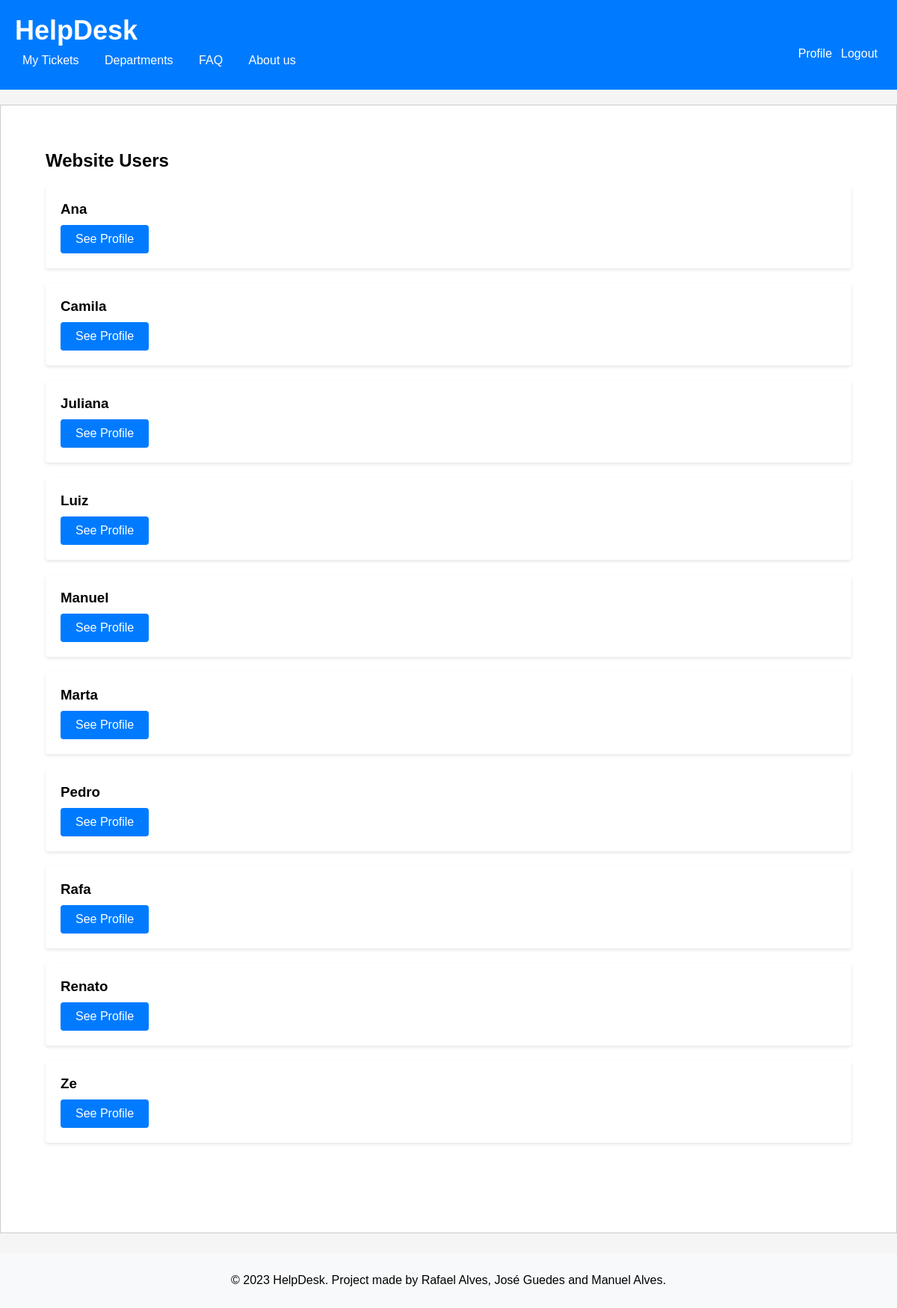
Before: /pages/users.php with the older database file.
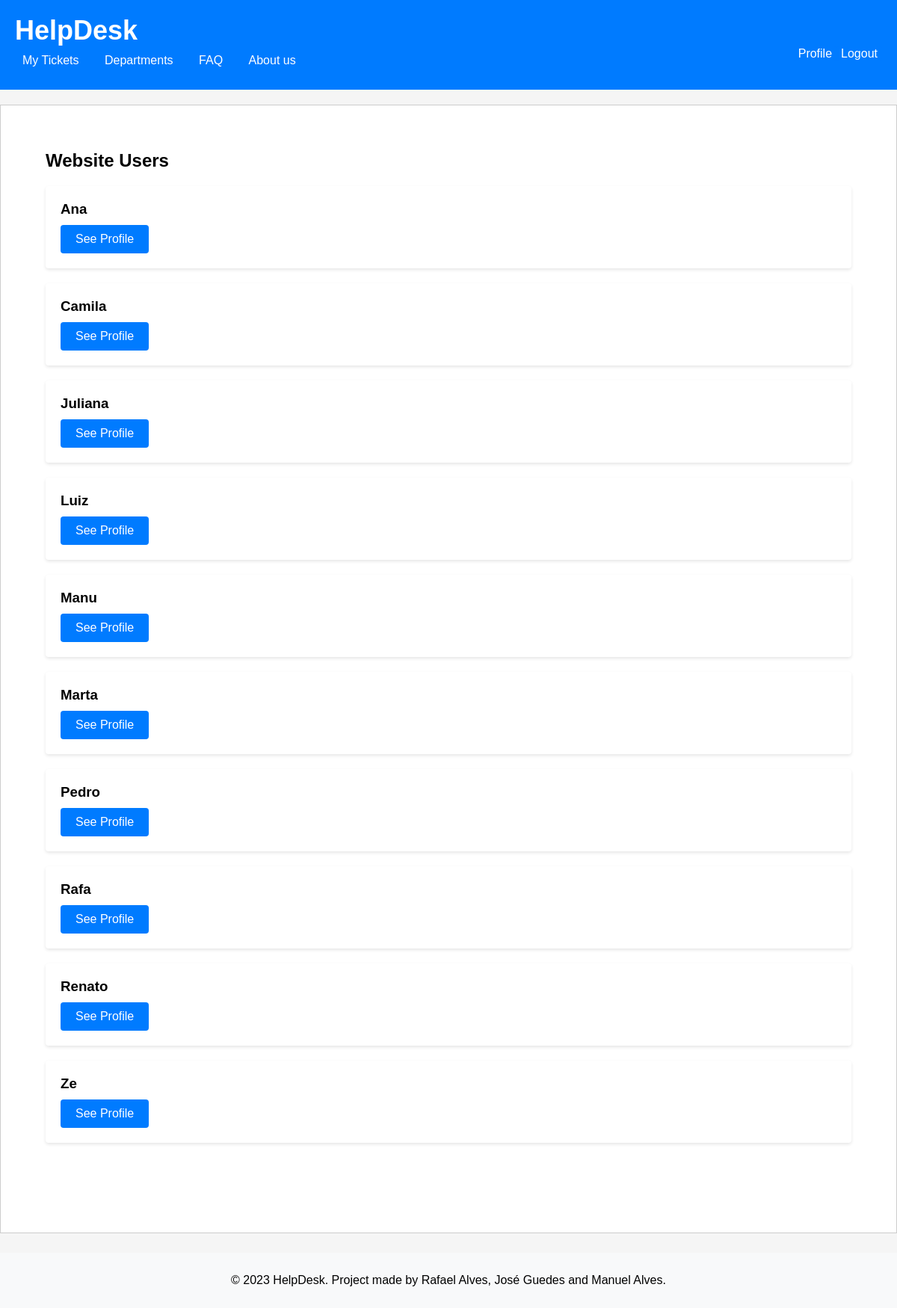
After: the same page with the newer database file.
### tables this page shows
CREATE TABLE User (
     id INTEGER PRIMARY KEY AUTOINCREMENT,
     username varchar(255) NOT NULL UNIQUE,
     firstName varchar(255) NOT NULL,
     lastName varchar(255) NOT NULL,
     email varchar(255) NOT NULL UNIQUE,
     password varchar(255) NOT NULL,
     id_department INTEGER DEFAULT NULL,
     is_agent BOOLEAN NOT NULL DEFAULT false,
     is_admin BOOLEAN NOT NULL DEFAULT false,
     CONSTRAINT id_departmentFK FOREIGN KEY(id_department) REFERENCES Department(id)
 );

### database/user.class.php (called while the page is built, shortened)
<?php
  function getAll(PDO $db){
    $stmt = $db->prepare('
      SELECT id, username
      FROM User
      ORDER by username
    ');
    $stmt->execute();
    $row = $stmt->fetchAll(PDO::FETCH_ASSOC);
    return $row;
  }

### actions/getAll_users.php (called while the page is built, shortened)
<?php
require_once(__DIR__ . '/../database/connection.db.php');
require_once(__DIR__ . '/../database/user.class.php');
$users = getAll($dbh);
?>

### pages/users.php (the view, shortened to what this page needs)
<?php
  require_once(__DIR__ . '/../templates/header.tpl.php');
  require_once(__DIR__ . '/../templates/footer.tpl.php');
  drawHeader();
?>
  <section class="tickets">
      <h2>Website Users</h2>
      <ul>
        <?php
        require_once(__DIR__ . '/../actions/getAll_users.php');
        for($i = 0; $i < count($users); $i++) {
        ?>
        <li>
          <div class="ticket" id="<?=$users[$i]['id']?>">
            <h3> <?=$users[$i]['username']?></h3>
            <a href="../pages/userprofile.php?id=<?=$users[$i]['id']?>" class="button">See Profile</a>
          </div>
        </li>
        <?php } ?>
      </ul>
    </section>
<?php
  drawFooter();
?>

### templates/header.tpl.php (shortened to what this page needs)
<?php function drawHeader() { ?>
    <!DOCTYPE html>
<html lang="en-US">
    <?php
    require_once(__DIR__ . '/../database/user.class.php');
    ?>
    <head>
        <link rel="stylesheet" href="../css/ticketpage.css">
        <link rel="stylesheet" href="../css/common.css">
        <link rel="stylesheet" href="../css/novo_ticket.css">
        <link rel="stylesheet" href="../css/login.css">
        <link rel="stylesheet" href="../css/register.css">
    </head>
    <body>
        <header>
            <h1><a href = "/pages/ticketpage.php">HelpDesk</a></h1>
            <section class="logout-edit">
                <a href="../actions/action_logout.php"><button id="logout">Logout</button></a>
                <a href="/pages/profile.php"><button id="logout">Profile</button></a>
            </section>
            <nav>
            <ul>
                <li><a href="/pages/ticketpage.php">My Tickets</a></li>
                <li><a href="/pages/department.php">Departments</a></li>
                <li><a href="/pages/faq.php">FAQ</a></li>
                <li><a href="/pages/aboutus.php">About us</a></li>
            </ul>
            </nav>
        </header>
        <main>
<?php } ?>

### templates/footer.tpl.php
<?php function drawFooter() { ?>
    </main>
        <footer>
        <p>&copy; 2023 HelpDesk. Project made by Rafael Alves, José Guedes and Manuel Alves.</p>
        </footer>
    </body>
<?php } ?>

### css/common.css (style rules this page uses)
header { background-color: #007bff; color: #fff; padding: 20px; }
header h1 { margin: 0; }
body { position: relative; margin: 0; padding: 0; font-family: Arial, sans-serif; background-color: #f5f5f5; min-height: 100%; padding-bottom: 5rem; }
main { background-color: #fff; border: 1px solid #ccc; padding: 20px; min-height: 100%; padding-bottom: 5rem; margin: 20px auto; }
footer { background-color: #f8f9fa; right: 0; bottom: 0; left: 0; text-align: center; padding: 1%; position: absolute; bottom: 0em; }
#logout { background-color: #007bff; color: #fff; border: none; cursor: pointer; font-size: 16px; border-radius: 4px; float: right; text-align: center; }
body>header>h1>a { text-decoration: none; color: white; }
nav { background-color: #007bff; padding: 10px; }
nav ul { list-style-type: none; margin: 0; padding: 0; }
nav li { display: inline-block; margin-right: 10px; }
nav a { color: white; text-decoration: none; }
h1 { margin: 0; font-size: 36px; margin-bottom: 1%; }
h1>a { text-decoration: none; color: white; }
nav ul { list-style-type: none; padding: 0; margin: 0; }
nav ul li { display: inline; }
nav ul li a { color: #fff; text-decoration: none; margin-left: 20px; transition: color 0.3s ease; }
body>header>nav>ul>li:nth-child(1)>a { margin-left: 0%; }
.tickets { margin: 40px; }
h2 { font-size: 24px; margin: 0 0 20px; }
ul { list-style-type: none; padding: 0; margin: 0; }
.ticket { background-color: #fff; border-radius: 4px; box-shadow: 0 2px 4px rgba(0, 0, 0, 0.1); padding: 20px; margin-bottom: 20px; }
.ticket h3 { margin: 0 0 10px; }
.button { display: inline-block; padding: 10px 20px; background-color: #007bff; color: #fff; text-decoration: none; border-radius: 4px; transition: background-color 0.3s ease; }

Changed rows visible on the page:
changed user: username "Manuel" → "Manu"
